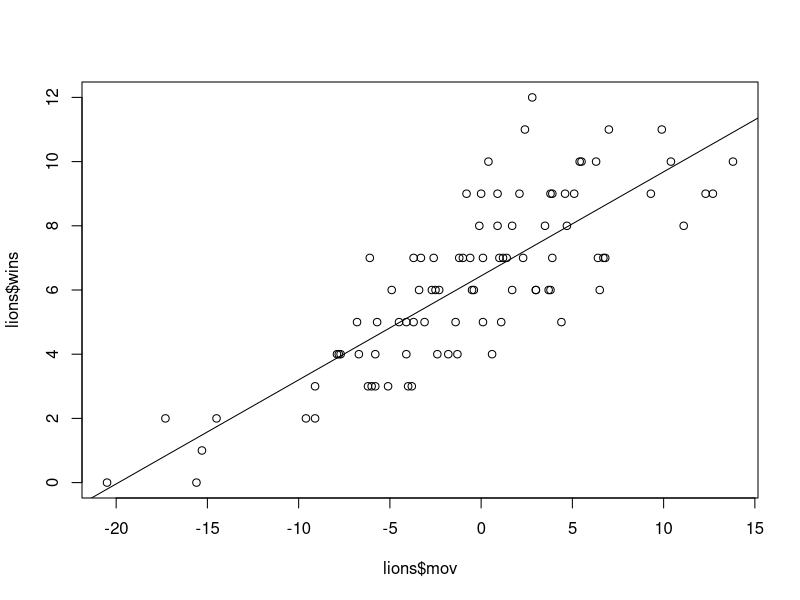

This figure's R source:
## ---- chunk 1
library(tidyverse)
## ---- chunk 2
lions <- read.csv("sportsref_download - sportsref_download.csv")

str(lions)
## ---- chunk 3
names(lions)[c(4, 5, 6, 17, 18, 19, 20, 21, 22, 23, 24)] <- c(
  "wins", "loss", "ties", "off.pts.rnk", "off.yds.rnk", "def.pts.rnk", 
  "def.yds.rnk", "tak.giv.rnk", "pts.df.rnk", "yds.df.rnk", "num.teams"
)

names(lions) <- names(lions) %>% str_to_lower()

lions <- lions[, -c(2,3)]
## ---- chunk 4
slr_model <- lm(wins ~ mov, data = lions)

summary(slr_model)

confint(slr_model)
## ---- chunk 5
plot(lions$mov, lions$wins)
abline(slr_model)
## ---- chunk 6
mlr_model <- lm(wins ~ . - year - loss - ties - pd - div..finish - playoffs - coaches - av - passer - rusher - receiver, data = lions)

summary(mlr_model)
## ---- chunk 7
mlr_model <- lm(wins ~ . - year - loss - ties - pd - div..finish - playoffs - coaches - av - passer - rusher - receiver - srs - off.pts.rnk - yds.df.rnk, data = lions)

summary(mlr_model)
## ---- chunk 8
mlr_model2 <- lm(wins ~ . - year - loss - ties - pd - div..finish - playoffs - coaches - passer - rusher - receiver - srs - off.pts.rnk - yds.df.rnk, data = lions)

summary(mlr_model2)
## ---- chunk 9
mlr_model3 <- lm(wins ~ . - year - loss - ties - pd - div..finish - playoffs - passer - rusher - receiver - srs - off.pts.rnk - yds.df.rnk, data = lions)

summary(mlr_model3)
